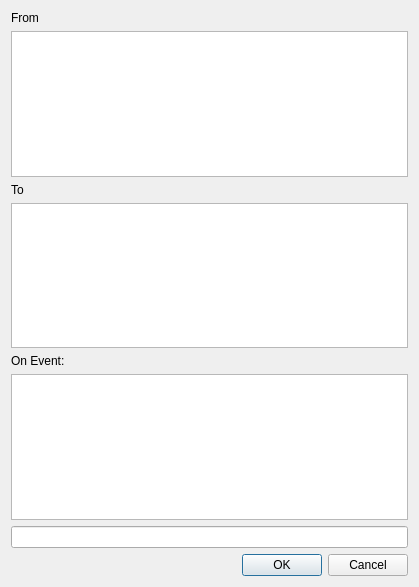
<?xml version="1.0" encoding="UTF-8"?>
<ui version="4.0">
 <class>TransitionCreator</class>
 <widget class="QDialog" name="TransitionCreator">
  <property name="geometry">
   <rect>
    <x>0</x>
    <y>0</y>
    <width>419</width>
    <height>587</height>
   </rect>
  </property>
  <property name="windowTitle">
   <string>Create a new Transition</string>
  </property>
  <layout class="QVBoxLayout" name="verticalLayout">
   <item>
    <widget class="QLabel" name="fromStateLabel">
     <property name="text">
      <string>From</string>
     </property>
    </widget>
   </item>
   <item>
    <widget class="QTableView" name="fromStateTableView">
     <property name="editTriggers">
      <set>QAbstractItemView::NoEditTriggers</set>
     </property>
     <property name="textElideMode">
      <enum>Qt::ElideNone</enum>
     </property>
     <property name="showGrid">
      <bool>false</bool>
     </property>
     <property name="sortingEnabled">
      <bool>false</bool>
     </property>
     <attribute name="horizontalHeaderVisible">
      <bool>false</bool>
     </attribute>
     <attribute name="horizontalHeaderStretchLastSection">
      <bool>true</bool>
     </attribute>
     <attribute name="verticalHeaderVisible">
      <bool>false</bool>
     </attribute>
     <attribute name="verticalHeaderDefaultSectionSize">
      <number>24</number>
     </attribute>
    </widget>
   </item>
   <item>
    <widget class="QLabel" name="label_2">
     <property name="text">
      <string>To</string>
     </property>
    </widget>
   </item>
   <item>
    <widget class="QTableView" name="toStateTableView">
     <property name="editTriggers">
      <set>QAbstractItemView::NoEditTriggers</set>
     </property>
     <property name="textElideMode">
      <enum>Qt::ElideNone</enum>
     </property>
     <property name="showGrid">
      <bool>false</bool>
     </property>
     <property name="sortingEnabled">
      <bool>false</bool>
     </property>
     <attribute name="horizontalHeaderVisible">
      <bool>false</bool>
     </attribute>
     <attribute name="horizontalHeaderStretchLastSection">
      <bool>true</bool>
     </attribute>
     <attribute name="verticalHeaderVisible">
      <bool>false</bool>
     </attribute>
     <attribute name="verticalHeaderDefaultSectionSize">
      <number>24</number>
     </attribute>
    </widget>
   </item>
   <item>
    <widget class="QLabel" name="label_3">
     <property name="text">
      <string>On Event:</string>
     </property>
    </widget>
   </item>
   <item>
    <widget class="QTableView" name="onEventTableView">
     <property name="editTriggers">
      <set>QAbstractItemView::NoEditTriggers</set>
     </property>
     <property name="textElideMode">
      <enum>Qt::ElideNone</enum>
     </property>
     <property name="showGrid">
      <bool>false</bool>
     </property>
     <property name="sortingEnabled">
      <bool>true</bool>
     </property>
     <attribute name="horizontalHeaderStretchLastSection">
      <bool>true</bool>
     </attribute>
     <attribute name="verticalHeaderVisible">
      <bool>false</bool>
     </attribute>
     <attribute name="verticalHeaderDefaultSectionSize">
      <number>24</number>
     </attribute>
    </widget>
   </item>
   <item>
    <widget class="QLineEdit" name="eventLineEdit"/>
   </item>
   <item>
    <widget class="QDialogButtonBox" name="buttonBox">
     <property name="orientation">
      <enum>Qt::Horizontal</enum>
     </property>
     <property name="standardButtons">
      <set>QDialogButtonBox::Cancel|QDialogButtonBox::Ok</set>
     </property>
    </widget>
   </item>
  </layout>
 </widget>
 <resources/>
 <connections>
  <connection>
   <sender>buttonBox</sender>
   <signal>accepted()</signal>
   <receiver>TransitionCreator</receiver>
   <slot>accept()</slot>
   <hints>
    <hint type="sourcelabel">
     <x>248</x>
     <y>254</y>
    </hint>
    <hint type="destinationlabel">
     <x>157</x>
     <y>274</y>
    </hint>
   </hints>
  </connection>
  <connection>
   <sender>buttonBox</sender>
   <signal>rejected()</signal>
   <receiver>TransitionCreator</receiver>
   <slot>reject()</slot>
   <hints>
    <hint type="sourcelabel">
     <x>316</x>
     <y>260</y>
    </hint>
    <hint type="destinationlabel">
     <x>286</x>
     <y>274</y>
    </hint>
   </hints>
  </connection>
 </connections>
</ui>
